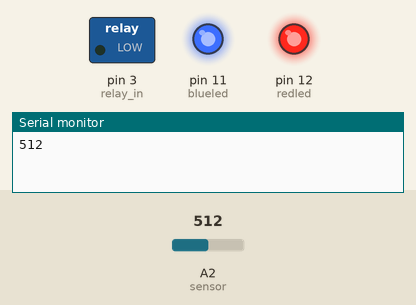
This sketch was run on a simulated Arduino Uno, built with avr-gcc and run on an emulated ATmega328P. Shown: switched loads named in the sketch (green lamp = pin HIGH), output pins drawn as LEDs (lit = HIGH), the last lines printed to the serial monitor. The inputs (shaded band) are chosen by the test bench; at power-on: A2 (sensor) = 512.

Above: at 1.8 s.
1.9 s: A2 (sensor) set to 22
3.4 s: A2 (sensor) set to 19
At 5.2 s:
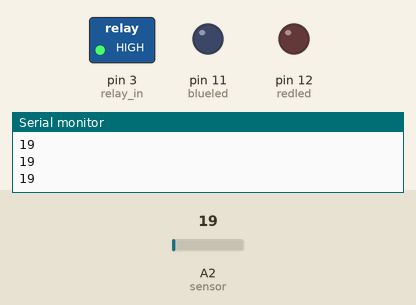
5.5 s: A2 (sensor) set to 122
At 6.6 s:
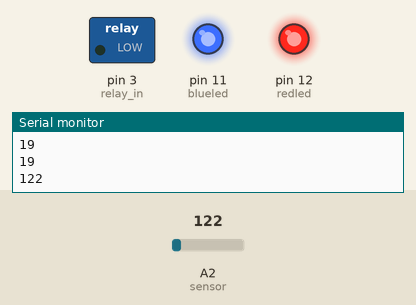
7.0 s: A2 (sensor) set to 0
At 8.1 s:
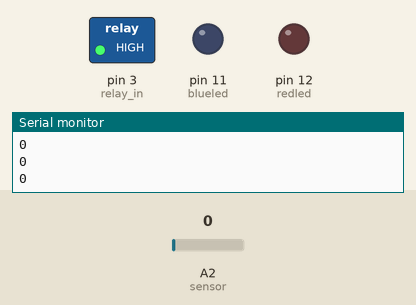
Timing chart, 0 to 10.0 s (numbered marks = the images above; inputs shaded):
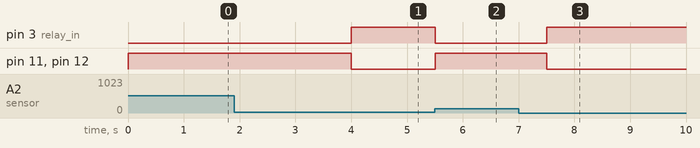

The sketch:

Code.ino
```cpp
int sensor = A2; // Connected to sound sensor's output pin.
int redled = 12; // LED lights up when the pump is switched on.
int blueled = 11;
int relay_in = 3;    // Connected to "In" pin of the relay.

#define REF 20   // Threshold value for sound sensor's output.

void setup()
{
  Serial.begin(9600);
  pinMode(sensor, INPUT);
  pinMode(redled, OUTPUT);
  pinMode(blueled, OUTPUT);
  pinMode(relay_in, OUTPUT);

}
void loop()
{

  int sensor_value = analogRead(sensor); // Reading the sound sensor's output value.

  if (sensor_value > REF)
  {
    digitalWrite(blueled, HIGH);
    digitalWrite(redled, HIGH);
    digitalWrite(relay_in, LOW); // Setting the relay in as low, the common pin gets connected to NO pin of the relay.
    delay(1000);
   }
   else
   {
    digitalWrite(blueled, LOW);
    digitalWrite(redled, LOW);
    digitalWrite(relay_in, HIGH); // Setting the relay in as high, the common pin gets connected to NC pin of the relay.
   }

   Serial.println(sensor_value);
}
```

Measured:
- the behaviour switches between 21 and 20 on A2 (sensor) (found by bisection; images 0 and 1)
- after the input at 3.4 s, pin 3 (relay_in): LOW → HIGH after 0.60 s; pin 11 (blueled), pin 12 (redled): HIGH → LOW after 0.60 s
- after the input at 5.5 s, pin 3 (relay_in): HIGH → LOW at once; pin 11 (blueled), pin 12 (redled): LOW → HIGH at once
- after the input at 7.0 s, pin 3 (relay_in): LOW → HIGH after 0.50 s; pin 11 (blueled), pin 12 (redled): HIGH → LOW after 0.50 s
